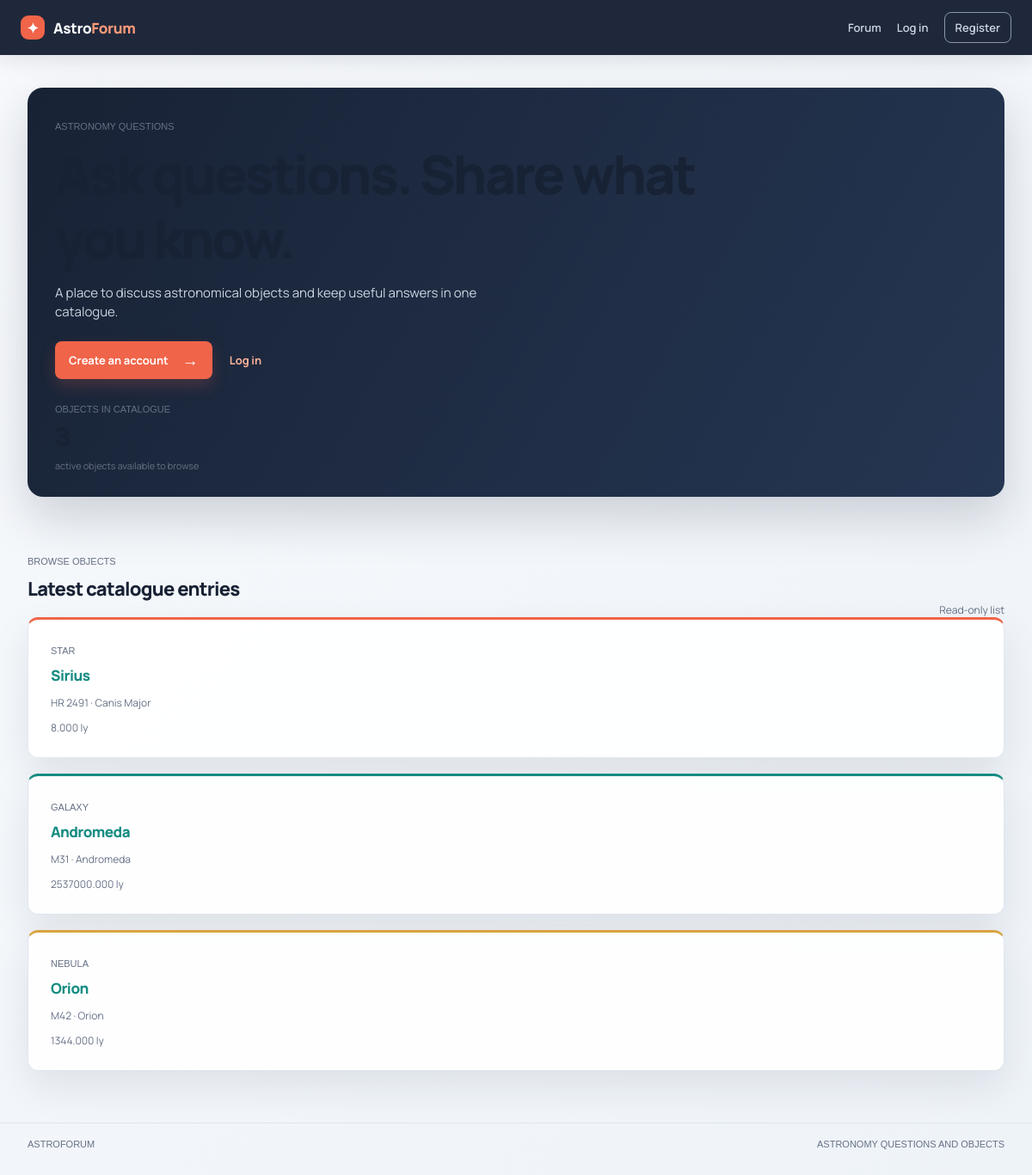
The page / on the database its author committed.
### tables this page shows
CREATE TABLE IF NOT EXISTS objects (
  id              INT UNSIGNED NOT NULL AUTO_INCREMENT,
  name            VARCHAR(255) NOT NULL,
  catalog_id      VARCHAR(64)  NULL,
  object_type     VARCHAR(64) NOT NULL,
  right_ascension VARCHAR(16)  NULL,
  declination     VARCHAR(16)  NULL,
  apparent_mag    DECIMAL(6,3) NULL COMMENT 'apparent magnitude',
  constellation   VARCHAR(16)  NULL,
  distance_ly     DECIMAL(12,3) NULL COMMENT 'distance in light years',
  discovered_by   VARCHAR(128) NULL,
  discovery_year  SMALLINT UNSIGNED NULL,
  notes           TEXT NULL,
  status          ENUM('active','deleted') NOT NULL DEFAULT 'active',
  created_at      TIMESTAMP NOT NULL DEFAULT CURRENT_TIMESTAMP,
  updated_at      TIMESTAMP NOT NULL DEFAULT CURRENT_TIMESTAMP ON UPDATE CURRENT_TIMESTAMP,
  PRIMARY KEY (id),
  UNIQUE KEY uq_catalog (catalog_id),
  KEY idx_type (object_type),
  KEY idx_constellation (constellation)
);

### web/functions.php (called while the page is built, shortened)
<?php
require_once __DIR__ . '/config.php';
function e(?string $value): string
{
    return htmlspecialchars($value ?? '', ENT_QUOTES, 'UTF-8');
}
function current_user(): ?array
{
    if (empty($_SESSION['user_id'])) {
        return null;
    }
    $statement = db()->prepare('SELECT id, username, role, expertise, registration_status, is_restricted, created_at FROM users WHERE id = ?');
    $statement->execute([$_SESSION['user_id']]);
    $user = $statement->fetch();
    return $user;
}

### web/config.php (called while the page is built, shortened)
<?php
function catalogue_db(): PDO
{
    $dsn = 'mysql:host=' . DB_HOST . ';port=' . DB_PORT . ';dbname=' . CATALOGUE_DB_NAME . ';charset=utf8mb4';
    $connection = new PDO($dsn, DB_USER, DB_PASS, [
        PDO::ATTR_ERRMODE => PDO::ERRMODE_EXCEPTION,
        PDO::ATTR_DEFAULT_FETCH_MODE => PDO::FETCH_ASSOC,
        PDO::ATTR_EMULATE_PREPARES => false,
    ]);
    return $connection;
}

### web/index.php (the view, shortened to what this page needs)
<?php
require_once __DIR__ . '/functions.php';
$page = $_GET['page'] ?? 'home';
$user = current_user();
$pending = [];
?><!doctype html>
<html lang="en">
<head>
    <link rel="stylesheet" href="style.css">
</head>
<body>
    <header class="topbar">
        <a class="brand" href="index.php"><span class="brand-mark">✦</span><span>Astro<span>Forum</span></span></a>
        <nav>
            <a href="index.php?page=forum">Forum</a>
            <?php if ($user): ?>
                <a href="index.php?page=dashboard">Dashboard</a>
                <?php if ($user['role'] === 'admin'): ?><a href="index.php?page=admin">Admin<?php if ($pending): ?><b class="count"><?= count($pending) ?></b><?php endif; ?></a><?php endif; ?>
                <?php if ($user['expertise'] !== 'normal' || $user['role'] === 'admin'): ?><a href="index.php?page=approvals">Approvals</a><?php endif; ?>
                <?php if ($user['expertise'] !== 'normal' || $user['role'] === 'admin'): ?><a href="index.php?page=disputes">Disputes</a><?php endif; ?>
                <form method="post" class="inline-form"><input type="hidden" name="action" value="logout"><?= csrf_field() ?><button class="nav-button" type="submit">Log out</button></form>
            <?php else: ?>
                <a href="index.php?page=login">Log in</a><a class="nav-cta" href="index.php?page=register">Register</a>
            <?php endif; ?>
        </nav>
    </header>
    <main class="shell">
        <?php if ($page === 'register'): ?>
            <section class="auth-layout"><div class="auth-intro"><p class="eyebrow">Create an account</p><h1>Join the discussion.</h1><p>Register to ask questions, browse the catalogue, and contribute answers.</p><div class="signal-list"><span>01</span>Admin approval required</div><div class="signal-list"><span>02</span>One account per user</div></div><div class="form-panel"><p class="eyebrow">Registration</p><h2>Create your account</h2><form method="post" class="stack"><input type="hidden" name="action" value="register"><?= csrf_field() ?><label>Username<input name="username" autocomplete="username" required minlength="3" maxlength="64"></label><label>Password<input type="password" name="password" autocomplete="new-password" required minlength="8"><small>At least 8 characters.</small></label><label>Confirm password<input type="password" name="password_confirmation" autocomplete="new-password" required minlength="8"></label><button class="primary-button" type="submit">Register <span>→</span></button></form><p class="form-foot">Already registered? <a href="index.php?page=login">Log in</a></p></div></section>
        <?php else:
            $objects = catalogue_db()->query('SELECT name, catalog_id, object_type, constellation, distance_ly FROM objects WHERE status = "active" ORDER BY id LIMIT 6')->fetchAll();
        ?>
            <section class="hero"><div class="hero-copy"><p class="eyebrow">Astronomy questions</p><h1>Ask questions. Share what you know.</h1><p class="hero-text">A place to discuss astronomical objects and keep useful answers in one catalogue.</p>
            <?php if (!$user): ?>
                <div class="hero-actions"><a class="primary-button" href="index.php?page=register">Create an account <span>→</span></a><a class="text-link" href="index.php?page=login">Log in</a></div>
            <?php else: ?>
                <div class="hero-actions"><a class="primary-button" href="index.php?page=forum">Browse discussions <span>→</span></a></div>
            <?php endif; ?>
            </div><div class="hero-coordinate"><span>OBJECTS IN CATALOGUE</span><strong><?= count($objects) ?></strong><small>active objects available to browse</small></div></section>
            <section class="catalogue-preview"><div class="section-head"><div><p class="eyebrow">Browse objects</p><h2>Latest catalogue entries</h2></div><span class="section-note">Read-only list</span></div>
            <div class="object-grid">
                <?php foreach ($objects as $object): ?>
                    <article class="object-card"><span class="object-type"><?= e(strtoupper($object['object_type'])) ?></span><h3><?= e($object['name']) ?></h3><p><?= e($object['catalog_id']) ?> · <?= e($object['constellation']) ?></p><small><?= e((string) $object['distance_ly']) ?> ly</small></article>
                <?php endforeach; ?>
            </div>
            </section>
        <?php endif; ?>
    </main>
    <footer><span>ASTROFORUM</span><span>Astronomy questions and objects</span></footer>
</body>
</html>

### rows shown on the page
objects: object_type "STAR", name "Sirius", catalog "HR 2491", constellation "Canis Major", distance_ly "8.000"
objects: object_type "GALAXY", name "Andromeda", catalog "M31", constellation "Andromeda", distance_ly "2537000.000"
objects: object_type "NEBULA", name "Orion", catalog "M42", constellation "Orion", distance_ly "1344.000"
